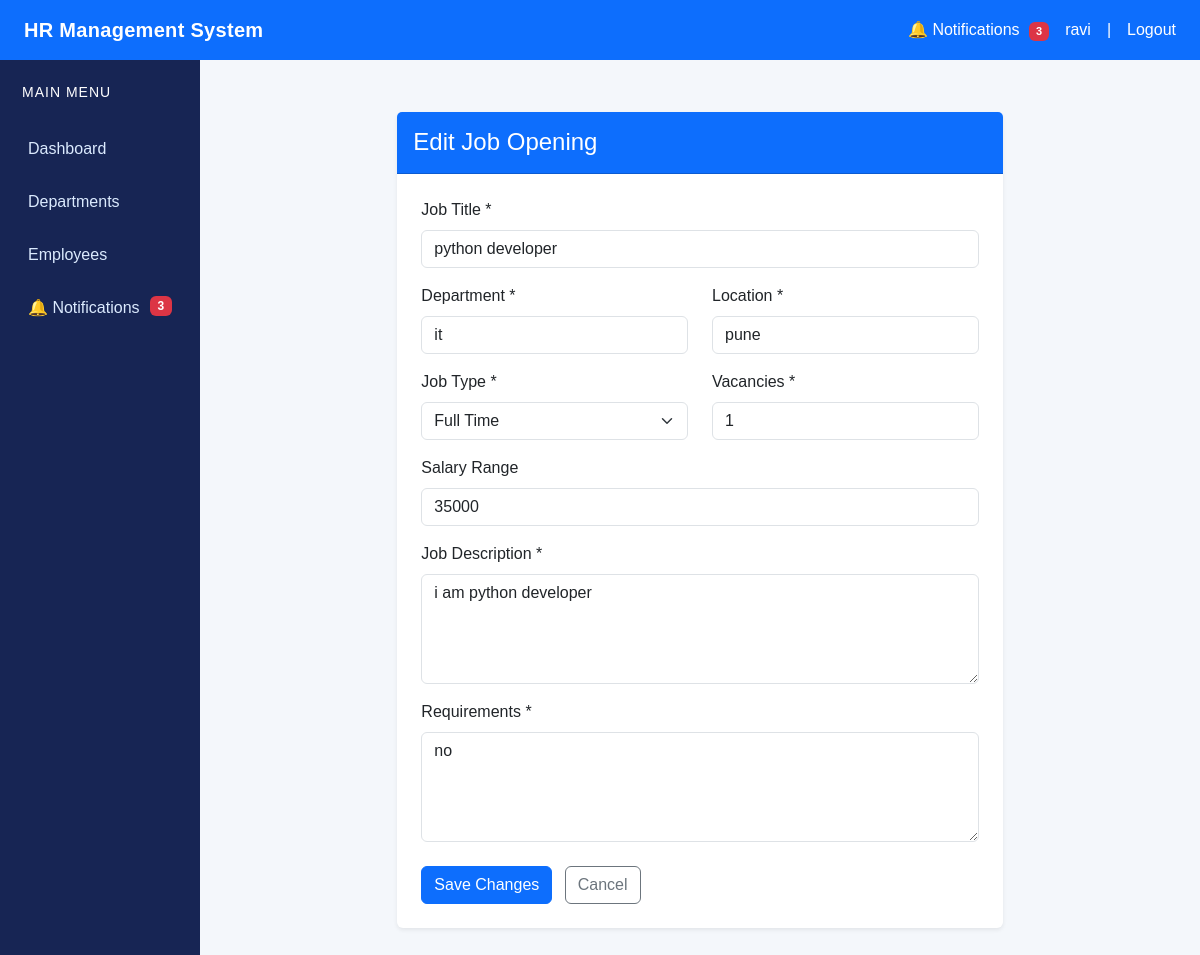
/requirement/jobs/1/edit/ (signed in), run on the app's committed database.
### requirement/models.py (models this page shows, shortened)
class JobOpening(models.Model):
    JOB_TYPE_CHOICES = [
        ('FULL_TIME', 'Full Time'),
        ('PART_TIME', 'Part Time'),
        ('INTERNSHIP', 'Internship'),
        ('CONTRACT', 'Contract'),
    ]
    title = models.CharField(max_length=200)
    department = models.CharField(
        max_length=100
    )
    location = models.CharField(
        max_length=150
    )
    job_type = models.CharField(
        max_length=20,
        choices=JOB_TYPE_CHOICES,
        default='FULL_TIME'
    )
    description = models.TextField()
    requirements = models.TextField()
    salary_range = models.CharField(
        max_length=100,
        blank=True
    )
    vacancies = models.PositiveIntegerField(
        default=1,
        validators=[
            MinValueValidator(1)
        ]
    )
    is_active = models.BooleanField(
        default=True
    )
    posted_on = models.DateTimeField(
        auto_now_add=True
    )
    class Meta:
        ordering = ['-posted_on']

### requirement/views.py (the view, shortened to what this page needs)
# urls.py: path('jobs/<int:job_id>/edit/', views.edit_job, name='edit_job'),
@login_required
def edit_job(request, job_id):
    require_hr_admin(request.user)
    job = get_object_or_404(JobOpening, id=job_id)
    return render(
        request,
        'requirement/edit_job.html',
        {
            'job': job,
            'job_types': JobOpening.JOB_TYPE_CHOICES,
        }
    )

### notifications/context_processors.py (called while the page is built)
def notification_count(request):
    if request.user.is_authenticated:
        unread_count = Notification.objects.filter(
            user=request.user,
            is_read=False
        ).count()
        return {
            'unread_notifications_count': unread_count
        }
    return {
        'unread_notifications_count': 0
    }

### requirement/views.py (called while the page is built)
def is_hr_or_admin(user):
    return (
        user.is_authenticated
        and hasattr(user, 'profile')
        and user.profile.role in ['ADMIN', 'HR']
    )

def require_hr_admin(user):
    if not is_hr_or_admin(user):
        raise PermissionDenied

### templates/requirement/edit_job.html (shortened to what this page needs)
{% extends 'base.html' %}
{% block content %}
<div class="container py-4">
    <div class="row justify-content-center">
        <div class="col-lg-8">
            <div class="card border-0 shadow-sm">
                <div class="card-header bg-primary text-white py-3">
                    <h4 class="mb-0">Edit Job Opening</h4>
                </div>
                <div class="card-body p-4">
                    <form method="POST">
                        <div class="mb-3">
                            <label class="form-label">Job Title *</label>
                            <input type="text" name="title"
                                   class="form-control"
                                   value="{{ job.title }}" required>
                        </div>
                        <div class="row">
                            <div class="col-md-6 mb-3">
                                <label class="form-label">Department *</label>
                                <input type="text" name="department"
                                       class="form-control"
                                       value="{{ job.department }}" required>
                            </div>
                            <div class="col-md-6 mb-3">
                                <label class="form-label">Location *</label>
                                <input type="text" name="location"
                                       class="form-control"
                                       value="{{ job.location }}" required>
                            </div>
                        </div>
                        <div class="row">
                            <div class="col-md-6 mb-3">
                                <label class="form-label">Job Type *</label>
                                <select name="job_type" class="form-select" required>
                                    {% for value, label in job_types %}
                                        <option value="{{ value }}"
                                            {% if job.job_type == value %}selected{% endif %}>
                                            {{ label }}
                                        </option>
                                    {% endfor %}
                                </select>
                            </div>
                            <div class="col-md-6 mb-3">
                                <label class="form-label">Vacancies *</label>
                                <input type="number" name="vacancies"
                                       class="form-control"
                                       min="1" value="{{ job.vacancies }}" required>
                            </div>
                        </div>
                        <div class="mb-3">
                            <label class="form-label">Salary Range</label>
                            <input type="text" name="salary_range"
                                   class="form-control"
                                   value="{{ job.salary_range }}"
                                   placeholder="e.g. ₹3 LPA - ₹5 LPA">
                        </div>
                        <div class="mb-3">
                            <label class="form-label">Job Description *</label>
                            <textarea name="description" class="form-control"
                                      rows="4" required>{{ job.description }}</textarea>
                        </div>
                        <div class="mb-4">
                            <label class="form-label">Requirements *</label>
                            <textarea name="requirements" class="form-control"
                                      rows="4" required>{{ job.requirements }}</textarea>
                        </div>
                        <button type="submit" class="btn btn-primary">
                            Save Changes
                        </button>
                        <a href="{% url 'recruitment_dashboard' %}"
                           class="btn btn-outline-secondary ms-2">
                            Cancel
                        </a>
                    </form>
                </div>
            </div>
        </div>
    </div>
</div>
{% endblock %}

### templates/base.html (shortened to what this page needs)
{% load static %}
<!DOCTYPE html>
<html lang="en">
<head>
    <link
        href="https://cdn.jsdelivr.net/npm/bootstrap@5.3.3/dist/css/bootstrap.min.css"
        rel="stylesheet"
    >
</head>
<body>
    <nav class="navbar navbar-dark bg-primary px-4">
        <a
            class="navbar-brand fw-bold"
            href="{% url 'dashboard' %}"
        >
            HR Management System
        </a>
        <div class="text-white d-flex align-items-center gap-3 flex-wrap">
            <a
                href="{% url 'notification_list' %}"
                class="text-white text-decoration-none"
            >
                🔔 Notifications
                {% if unread_notifications_count > 0 %}
                    <span class="badge bg-danger notification-badge">
                        {{ unread_notifications_count }}
                    </span>
                {% endif %}
            </a>
            <span>
                {{ request.user.username }}
            </span>
            <span>|</span>
            <a
                href="{% url 'logout' %}"
                class="text-white text-decoration-none"
            >
                Logout
            </a>
        </div>
    </nav>
    <div class="container-fluid">
        <div class="row">
            <aside class="col-md-2 sidebar">
                <h5 class="text-white mb-4">
                    MAIN MENU
                </h5>
                <a href="{% url 'dashboard' %}">
                    Dashboard
                </a>
                <a href="{% url 'department_list' %}">
                    Departments
                </a>
                <a href="{% url 'employee_list' %}">
                    Employees
                </a>
                <a href="{% url 'notification_list' %}">
                    🔔 Notifications
                    {% if unread_notifications_count > 0 %}
                        <span class="badge bg-danger float-end">
                            {{ unread_notifications_count }}
                        </span>
                    {% endif %}
                </a>
            </aside>
            <main class="col-md-10 main-content">
                {% block content %}
                {% endblock %}
            </main>
        </div>
    </div>
</body>
</html>

### templates/base.html (style rules this page uses)
body { background-color: #f4f7fb; font-family: Arial, sans-serif; margin: 0; }
.navbar { min-height: 60px; }
.navbar-brand { letter-spacing: 0.3px; }
.sidebar { min-height: 100vh; background: #172554; padding-top: 24px; }
.sidebar h5 { font-size: 14px; letter-spacing: 1px; padding-left: 10px; }
.sidebar a { display: block; color: #dbeafe; text-decoration: none; padding: 12px 16px; border-radius: 8px; margin-bottom: 5px; transition: background 0.2s ease, color 0.2s ease; }
.main-content { padding: 28px; min-height: calc(100vh - 60px); }
.notification-badge { font-size: 11px; padding: 4px 7px; margin-left: 5px; }

### data on the page
JobOpening: title "python developer", department "it", location "pune", job_type "Full Time", vacancies "1", salary_range "35000", description "i am python developer", requirements "no"

### other printed values
{{ unread_notifications_count }} "3"
{{ request.user.username }} "ravi"
